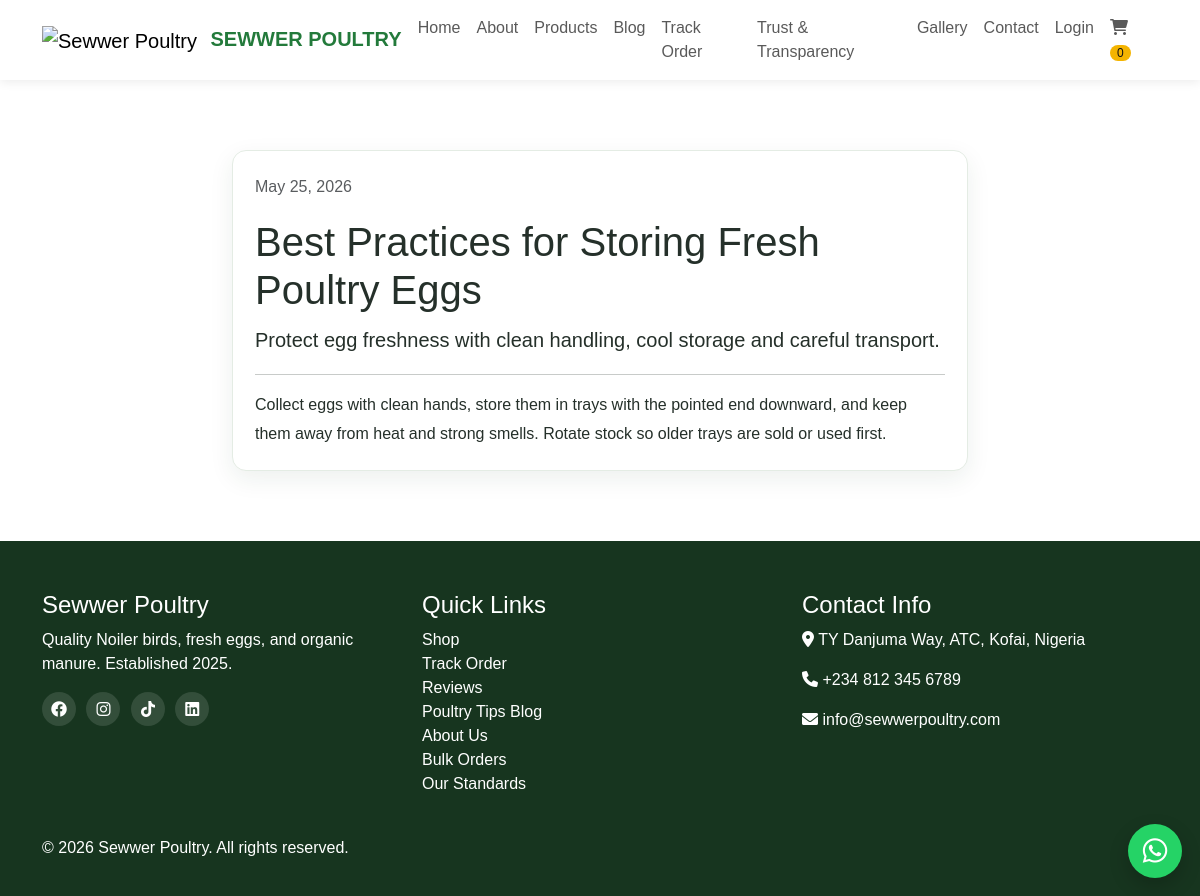
The app's page /post.php?slug=best-practices-storing-fresh-poultry-eggs with its own data.
### tables this page shows
CREATE TABLE IF NOT EXISTS `blog_posts` (
  `id` int(11) NOT NULL AUTO_INCREMENT,
  `title` varchar(200) NOT NULL,
  `slug` varchar(220) NOT NULL,
  `excerpt` text DEFAULT NULL,
  `content` longtext NOT NULL,
  `meta_title` varchar(200) DEFAULT NULL,
  `meta_description` varchar(255) DEFAULT NULL,
  `status` enum('draft','published') DEFAULT 'draft',
  `published_at` datetime DEFAULT NULL,
  `created_at` timestamp NOT NULL DEFAULT current_timestamp(),
  `updated_at` timestamp NOT NULL DEFAULT current_timestamp() ON UPDATE current_timestamp(),
  PRIMARY KEY (`id`),
  UNIQUE KEY `slug` (`slug`)
);

### post.php (the view, shortened to what this page needs)
<?php
require_once 'config/db.php';
$slug = sanitize($_GET['slug'] ?? '');
$stmt = $pdo->prepare("SELECT * FROM blog_posts WHERE slug = ? AND status = 'published' LIMIT 1");
$stmt->execute([$slug]);
$post = $stmt->fetch();
include 'includes/header.php';
?>
<section class="section-padding">
    <div class="container narrow-container">
        <article class="feature-card blog-post">
            <p class="text-muted"><?php echo date('F d, Y', strtotime($post['published_at'] ?? $post['created_at'])); ?></p>
            <h1><?php echo $post['title']; ?></h1>
            <p class="lead"><?php echo $post['excerpt']; ?></p>
            <hr>
            <?php echo nl2br(htmlspecialchars($post['content'])); ?>
        </article>
    </div>
</section>
<?php include 'includes/footer.php'; ?>

### assets/css/style.css (style rules this page uses)
:root { --brand-green: #237a3b; --brand-gold: #f4b400; --brand-dark: #17351f; --light-bg: #f7fbf6; }
body { font-family: Arial, sans-serif; color: #25302a; background: #fff; }
.section-padding { padding: 70px 0; }
.product-card, .feature-card, .order-summary, .checkout-form { border: 1px solid #e4ece4; border-radius: 14px; padding: 22px; background: #fff; box-shadow: 0 8px 24px rgba(21, 70, 34, .08); }
.narrow-container { max-width: 760px; }
.blog-post { line-height: 1.8; }

### records on screen
blog_posts: published_at "May 25, 2026", title "Best Practices for Storing Fresh Poultry Eggs", excerpt "Protect egg freshness with clean handling, cool storage and careful transport.", content "Collect eggs with clean hands, store them in trays with the pointed end downward, and keep them away from heat and strong smells. Rotate stock so older trays are sold or used first."

### other values on screen
getCartCount() "0"
SITE_NAME "Sewwer Poultry"
LOCATION "TY Danjuma Way, ATC, Kofai, Nigeria"
PHONE_NUMBER "+234 812 345 6789"
EMAIL_ADDRESS "info@sewwerpoultry.com"
